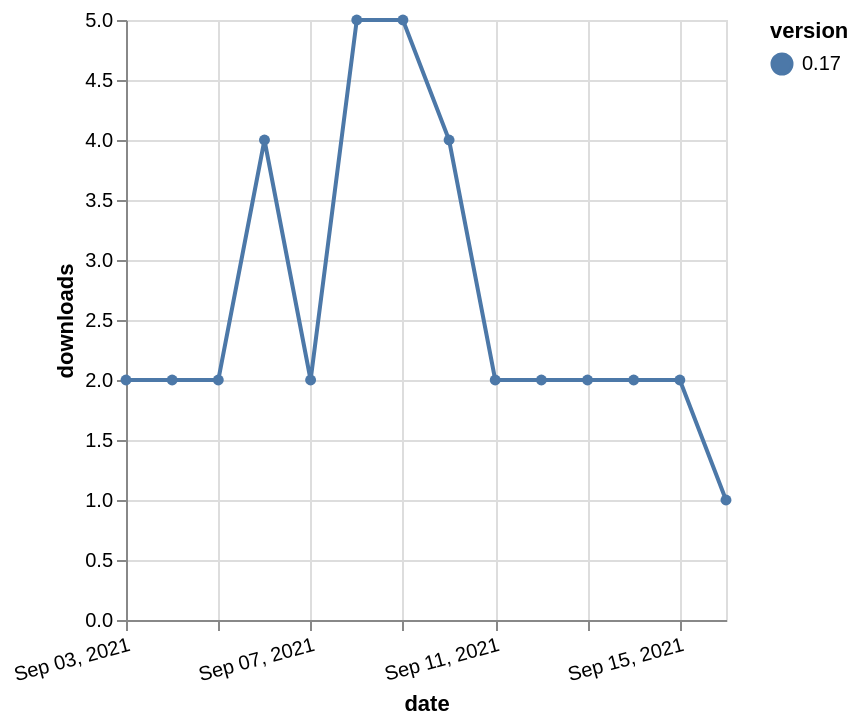

Vega-Lite specification stored for this chart:
### Vega-Lite specification from a JSON file in a GitHub repository (floating-point values rounded to 4 significant figures)
{"$schema": "https://vega.github.io/schema/vega-lite/v5.json", "description": "A simple bar chart with embedded data.", "data": {"values": [{"date": "2021-09-03", "total": 2983, "delta": 2, "version": "0.17"}, {"date": "2021-09-04", "total": 2985, "delta": 2, "version": "0.17"}, {"date": "2021-09-05", "total": 2987, "delta": 2, "version": "0.17"}, {"date": "2021-09-06", "total": 2991, "delta": 4, "version": "0.17"}, {"date": "2021-09-07", "total": 2993, "delta": 2, "version": "0.17"}, {"date": "2021-09-08", "total": 2998, "delta": 5, "version": "0.17"}, {"date": "2021-09-09", "total": 3003, "delta": 5, "version": "0.17"}, {"date": "2021-09-10", "total": 3007, "delta": 4, "version": "0.17"}, {"date": "2021-09-11", "total": 3009, "delta": 2, "version": "0.17"}, {"date": "2021-09-12", "total": 3011, "delta": 2, "version": "0.17"}, {"date": "2021-09-13", "total": 3013, "delta": 2, "version": "0.17"}, {"date": "2021-09-14", "total": 3015, "delta": 2, "version": "0.17"}, {"date": "2021-09-15", "total": 3017, "delta": 2, "version": "0.17"}, {"date": "2021-09-16", "total": 3018, "delta": 1, "version": "0.17"}]}, "width": "container", "mark": {"type": "line", "point": {"filled": true}}, "encoding": {"x": {"field": "date", "type": "temporal", "timeUnit": "yearmonthdate", "title": "date", "axis": {"labelAngle": -15}}, "y": {"field": "delta", "type": "quantitative", "title": "downloads"}, "color": {"field": "version", "type": "nominal"}, "tooltip": {"field": "delta"}}}
